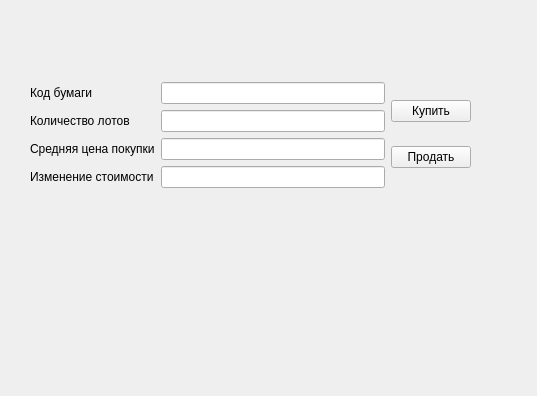
<?xml version="1.0" encoding="UTF-8"?>
<ui version="4.0">
 <class>exch</class>
 <widget class="QWidget" name="exch">
  <property name="geometry">
   <rect>
    <x>0</x>
    <y>0</y>
    <width>537</width>
    <height>396</height>
   </rect>
  </property>
  <property name="sizePolicy">
   <sizepolicy hsizetype="MinimumExpanding" vsizetype="Expanding">
    <horstretch>0</horstretch>
    <verstretch>0</verstretch>
   </sizepolicy>
  </property>
  <property name="windowTitle">
   <string>Form</string>
  </property>
  <widget class="QWidget" name="">
   <property name="geometry">
    <rect>
     <x>30</x>
     <y>40</y>
     <width>441</width>
     <height>191</height>
    </rect>
   </property>
   <layout class="QGridLayout" name="gridLayout_2">
    <item row="0" column="0">
     <layout class="QGridLayout" name="gridLayout">
      <item row="0" column="1">
       <widget class="QLineEdit" name="SECID">
        <property name="readOnly">
         <bool>true</bool>
        </property>
       </widget>
      </item>
      <item row="1" column="0">
       <widget class="QLabel" name="label_2">
        <property name="text">
         <string>Количество лотов</string>
        </property>
       </widget>
      </item>
      <item row="2" column="0">
       <widget class="QLabel" name="label_3">
        <property name="text">
         <string>Средняя цена покупки</string>
        </property>
       </widget>
      </item>
      <item row="2" column="1">
       <widget class="QLineEdit" name="AVERAGE_PRICE">
        <property name="readOnly">
         <bool>true</bool>
        </property>
       </widget>
      </item>
      <item row="3" column="0">
       <widget class="QLabel" name="label_4">
        <property name="text">
         <string>Изменение стоимости</string>
        </property>
       </widget>
      </item>
      <item row="3" column="1">
       <widget class="QLineEdit" name="DIFFERENCE">
        <property name="readOnly">
         <bool>true</bool>
        </property>
       </widget>
      </item>
      <item row="0" column="0">
       <widget class="QLabel" name="label">
        <property name="text">
         <string>Код бумаги</string>
        </property>
       </widget>
      </item>
      <item row="1" column="1">
       <widget class="QLineEdit" name="LOTS">
        <property name="readOnly">
         <bool>true</bool>
        </property>
       </widget>
      </item>
     </layout>
    </item>
    <item row="0" column="1">
     <layout class="QVBoxLayout" name="verticalLayout">
      <item>
       <widget class="QPushButton" name="buy">
        <property name="text">
         <string>Купить</string>
        </property>
       </widget>
      </item>
      <item>
       <widget class="QPushButton" name="sell">
        <property name="text">
         <string>Продать</string>
        </property>
       </widget>
      </item>
     </layout>
    </item>
   </layout>
  </widget>
 </widget>
 <resources/>
 <connections/>
</ui>
